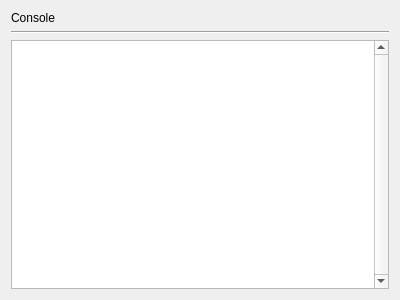
<?xml version="1.0" encoding="UTF-8"?>
<ui version="4.0">
 <class>console_widget</class>
 <widget class="QWidget" name="console_widget">
  <property name="geometry">
   <rect>
    <x>0</x>
    <y>0</y>
    <width>400</width>
    <height>300</height>
   </rect>
  </property>
  <property name="windowTitle">
   <string>Form</string>
  </property>
  <layout class="QHBoxLayout" name="horizontalLayout">
   <item>
    <layout class="QVBoxLayout" name="verticalLayout">
     <item>
      <widget class="QLabel" name="console_label">
       <property name="text">
        <string>Console</string>
       </property>
      </widget>
     </item>
     <item>
      <widget class="Line" name="vertical_line">
       <property name="orientation">
        <enum>Qt::Orientation::Horizontal</enum>
       </property>
      </widget>
     </item>
     <item>
      <widget class="QTextEdit" name="console_text">
       <property name="verticalScrollBarPolicy">
        <enum>Qt::ScrollBarPolicy::ScrollBarAlwaysOn</enum>
       </property>
       <property name="readOnly">
        <bool>true</bool>
       </property>
      </widget>
     </item>
    </layout>
   </item>
  </layout>
 </widget>
 <resources/>
 <connections/>
</ui>
